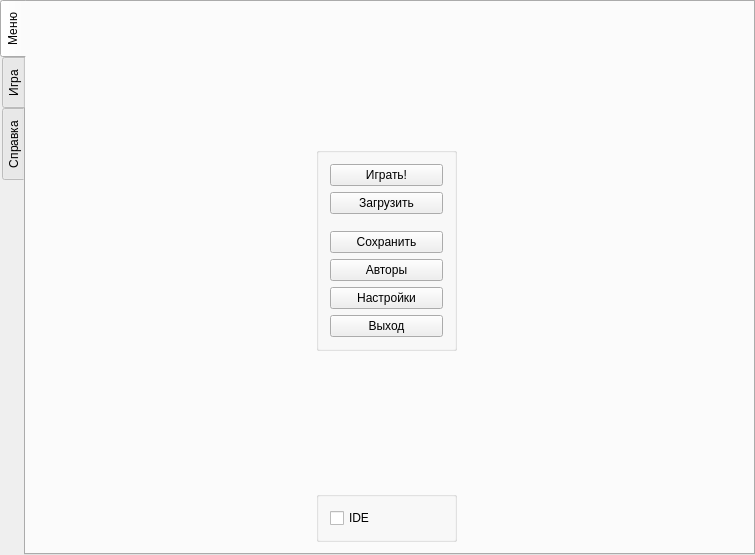
<?xml version="1.0" encoding="UTF-8"?>
<ui version="4.0">
 <class>MainWindow</class>
 <widget class="QMainWindow" name="MainWindow">
  <property name="geometry">
   <rect>
    <x>0</x>
    <y>0</y>
    <width>755</width>
    <height>555</height>
   </rect>
  </property>
  <property name="windowTitle">
   <string>MainWindow</string>
  </property>
  <widget class="QWidget" name="centralWidget">
   <layout class="QHBoxLayout" name="horizontalLayout_2">
    <property name="margin">
     <number>0</number>
    </property>
    <item>
     <widget class="QTabWidget" name="gameTabs">
      <property name="tabPosition">
       <enum>QTabWidget::West</enum>
      </property>
      <property name="currentIndex">
       <number>0</number>
      </property>
      <widget class="QWidget" name="tab_3">
       <attribute name="title">
        <string>Меню</string>
       </attribute>
       <layout class="QHBoxLayout" name="horizontalLayout_15">
        <property name="leftMargin">
         <number>4</number>
        </property>
        <item>
         <widget class="QStackedWidget" name="mainPages">
          <property name="currentIndex">
           <number>0</number>
          </property>
          <widget class="QWidget" name="menuPage">
           <layout class="QHBoxLayout" name="horizontalLayout_20">
            <property name="margin">
             <number>0</number>
            </property>
            <item>
             <spacer name="horizontalSpacer">
              <property name="orientation">
               <enum>Qt::Horizontal</enum>
              </property>
              <property name="sizeHint" stdset="0">
               <size>
                <width>40</width>
                <height>20</height>
               </size>
              </property>
             </spacer>
            </item>
            <item>
             <layout class="QVBoxLayout" name="verticalLayout_13">
              <property name="bottomMargin">
               <number>0</number>
              </property>
              <item>
               <spacer name="verticalSpacer_3">
                <property name="orientation">
                 <enum>Qt::Vertical</enum>
                </property>
                <property name="sizeHint" stdset="0">
                 <size>
                  <width>20</width>
                  <height>40</height>
                 </size>
                </property>
               </spacer>
              </item>
              <item>
               <widget class="QGroupBox" name="groupBox_3">
                <property name="minimumSize">
                 <size>
                  <width>141</width>
                  <height>0</height>
                 </size>
                </property>
                <layout class="QVBoxLayout" name="verticalLayout_12">
                 <item>
                  <widget class="QPushButton" name="play">
                   <property name="text">
                    <string>Играть!</string>
                   </property>
                  </widget>
                 </item>
                 <item>
                  <widget class="QPushButton" name="load">
                   <property name="text">
                    <string>Загрузить</string>
                   </property>
                  </widget>
                 </item>
                 <item>
                  <layout class="QHBoxLayout" name="horizontalLayout_17">
                   <property name="topMargin">
                    <number>11</number>
                   </property>
                   <item>
                    <widget class="QPushButton" name="save">
                     <property name="text">
                      <string>Сохранить</string>
                     </property>
                    </widget>
                   </item>
                  </layout>
                 </item>
                 <item>
                  <widget class="QPushButton" name="autor">
                   <property name="enabled">
                    <bool>true</bool>
                   </property>
                   <property name="text">
                    <string>Авторы</string>
                   </property>
                  </widget>
                 </item>
                 <item>
                  <widget class="QPushButton" name="settings">
                   <property name="text">
                    <string>Настройки</string>
                   </property>
                  </widget>
                 </item>
                 <item>
                  <widget class="QPushButton" name="exit">
                   <property name="text">
                    <string>Выход</string>
                   </property>
                  </widget>
                 </item>
                </layout>
               </widget>
              </item>
              <item>
               <spacer name="verticalSpacer">
                <property name="orientation">
                 <enum>Qt::Vertical</enum>
                </property>
                <property name="sizeHint" stdset="0">
                 <size>
                  <width>20</width>
                  <height>40</height>
                 </size>
                </property>
               </spacer>
              </item>
              <item>
               <widget class="QGroupBox" name="groupBox">
                <layout class="QVBoxLayout" name="verticalLayout_8">
                 <item>
                  <widget class="QCheckBox" name="showIDE">
                   <property name="text">
                    <string>IDE</string>
                   </property>
                  </widget>
                 </item>
                </layout>
               </widget>
              </item>
             </layout>
            </item>
            <item>
             <spacer name="horizontalSpacer_2">
              <property name="orientation">
               <enum>Qt::Horizontal</enum>
              </property>
              <property name="sizeHint" stdset="0">
               <size>
                <width>40</width>
                <height>20</height>
               </size>
              </property>
             </spacer>
            </item>
           </layout>
          </widget>
          <widget class="QWidget" name="startGamePage">
           <layout class="QHBoxLayout" name="horizontalLayout_21">
            <property name="margin">
             <number>0</number>
            </property>
            <item>
             <layout class="QVBoxLayout" name="startFFALayout"/>
            </item>
           </layout>
          </widget>
         </widget>
        </item>
       </layout>
      </widget>
      <widget class="QWidget" name="tab">
       <property name="enabled">
        <bool>true</bool>
       </property>
       <attribute name="title">
        <string>Игра</string>
       </attribute>
       <layout class="QVBoxLayout" name="verticalLayout">
        <property name="spacing">
         <number>0</number>
        </property>
        <property name="margin">
         <number>0</number>
        </property>
        <item>
         <widget class="QWidget" name="widget_4" native="true">
          <layout class="QHBoxLayout" name="horizontalLayout_6">
           <property name="spacing">
            <number>0</number>
           </property>
           <property name="margin">
            <number>0</number>
           </property>
           <item>
            <widget class="QWidget" name="widget" native="true">
             <layout class="QHBoxLayout" name="horizontalLayout_23">
              <property name="margin">
               <number>0</number>
              </property>
              <item>
               <layout class="QVBoxLayout" name="layGl">
                <property name="spacing">
                 <number>0</number>
                </property>
               </layout>
              </item>
             </layout>
            </widget>
           </item>
          </layout>
         </widget>
        </item>
       </layout>
      </widget>
      <widget class="QWidget" name="tab_2">
       <attribute name="title">
        <string>Справка</string>
       </attribute>
       <layout class="QHBoxLayout" name="horizontalLayout_4">
        <property name="margin">
         <number>0</number>
        </property>
        <item>
         <layout class="QVBoxLayout" name="manLayout"/>
        </item>
       </layout>
      </widget>
     </widget>
    </item>
   </layout>
  </widget>
 </widget>
 <layoutdefault spacing="6" margin="11"/>
 <resources/>
 <connections/>
</ui>
